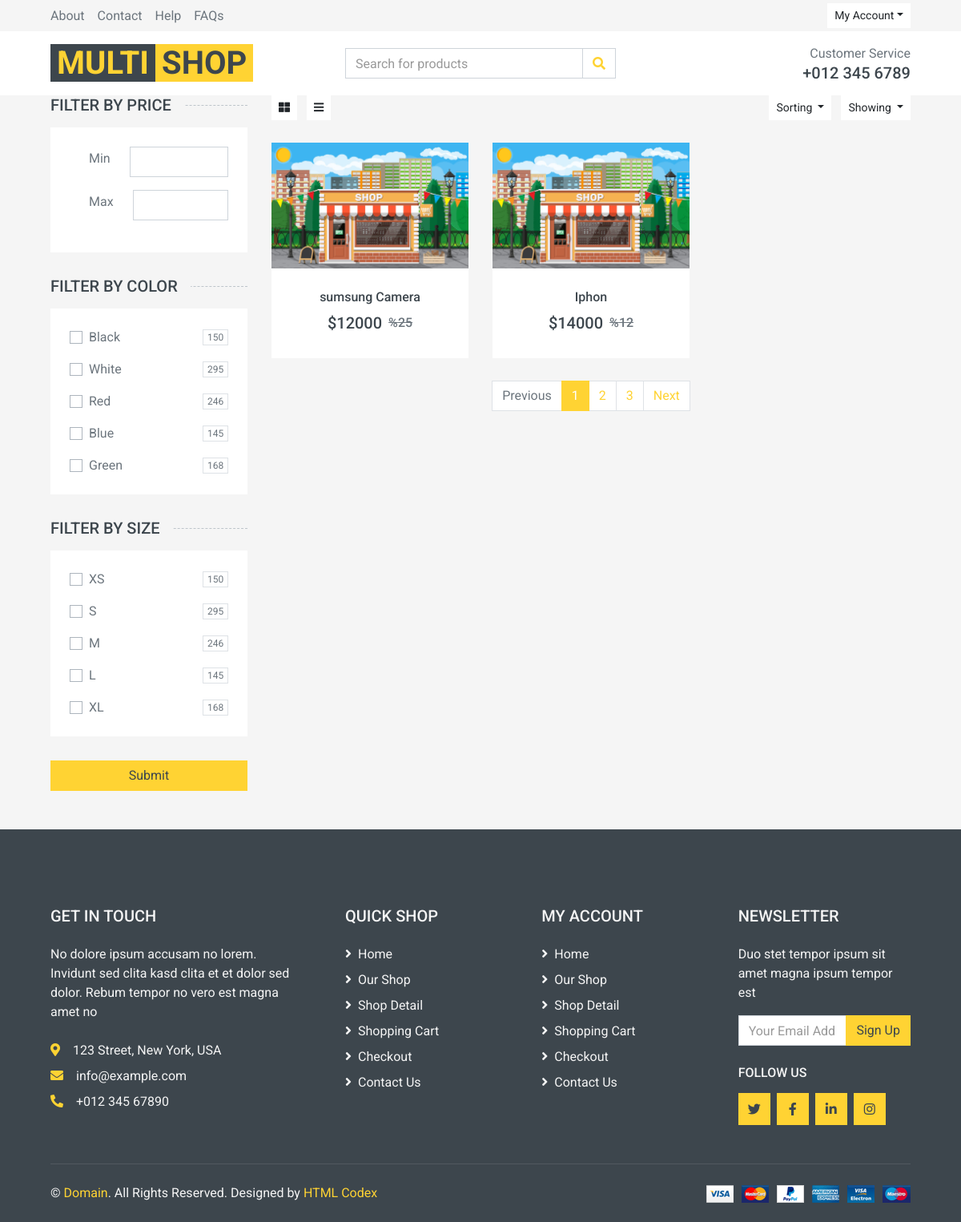
/products/all (signed in), run on the app's committed database.
### product/models.py (models this page shows, shortened)
class Product(models.Model):
    category=models.ManyToManyField(Category,related_name='products')
    title=models.CharField(max_length=30)
    description=models.TextField()
    price=models.IntegerField()
    discount=models.IntegerField()
    image=models.ImageField(upload_to='products')
    size=models.ManyToManyField(Size, null=True, blank=True, related_name='products')
    color=models.ManyToManyField(Color, related_name='products')

### product/views.py (the view)
# urls.py: path('all', views.ProductsListView.as_view(), name='products_list'),
class ProductsListView(ListView):
    template_name='product/product_list.html'
    queryset = Product.objects.all()
    def get_context_data(self, **kwargs):
        request = self.request
        colors = request.GET.getlist('color')
        sizes = request.GET.getlist('size')
        min_price = request.GET.get('min_price')
        max_price = request.GET.get('max_price')
        queryset = Product.objects.all()
        if colors:
            queryset = queryset.filter(color__title__in=colors).distinct()
        if sizes:
            queryset = queryset.filter(size__title__in=sizes).distinct()
        if min_price and max_price:
            queryset = queryset.filter(price__lte=min_price, price__gte=max_price)
        context = super(ProductsListView, self).get_context_data()
        context['object_list'] = queryset
        return context

### product/templates/product/product_list.html (shortened to what this page needs)
{% extends 'base.html' %}
{% load static %}
{% block main %}
    <div class="container-fluid">
        <div class="row px-xl-5">
            <div class="col-lg-3 col-md-4">
                <h5 class="section-title position-relative text-uppercase mb-3"><span class="bg-secondary pr-3">Filter by price</span>
                </h5>
                <form>
                    <div class="bg-light p-4 mb-30">
                        <div class="custom-control custom-checkbox d-flex align-items-center justify-content-between mb-3">
                            <label class="mr-4" for="min_price">Min </label>
                            <input type="number" name="min_price" class="form-control" id="min_price">
                        </div>
                        <div class="custom-control custom-checkbox d-flex align-items-center justify-content-between mb-3">
                            <label class="mr-4" for="max_price">Max</label>
                            <input type="number" name="max_price" class="form-control" id="max_price"/>
                        </div>
                    </div>
                    <h5 class="section-title position-relative text-uppercase mb-3"><span class="bg-secondary pr-3">Filter by color</span>
                    </h5>
                    <div class="bg-light p-4 mb-30">
                        <div class="custom-control custom-checkbox d-flex align-items-center justify-content-between mb-3">
                            <label class="custom-control-label" for="color-1">Black</label>
                            <span class="badge border font-weight-normal">150</span>
                        </div>
                        <div class="custom-control custom-checkbox d-flex align-items-center justify-content-between mb-3">
                            <label class="custom-control-label" for="color-2">White</label>
                            <span class="badge border font-weight-normal">295</span>
                        </div>
                        <div class="custom-control custom-checkbox d-flex align-items-center justify-content-between mb-3">
                            <label class="custom-control-label" for="color-3">Red</label>
                            <span class="badge border font-weight-normal">246</span>
                        </div>
                        <div class="custom-control custom-checkbox d-flex align-items-center justify-content-between mb-3">
                            <label class="custom-control-label" for="color-4">Blue</label>
                            <span class="badge border font-weight-normal">145</span>
                        </div>
                        <div class="custom-control custom-checkbox d-flex align-items-center justify-content-between">
                            <label class="custom-control-label" for="color-5">Green</label>
                            <span class="badge border font-weight-normal">168</span>
                        </div>
                    </div>
                    <h5 class="section-title position-relative text-uppercase mb-3"><span class="bg-secondary pr-3">Filter by size</span>
                    </h5>
                    <div class="bg-light p-4 mb-30">
                        <div class="custom-control custom-checkbox d-flex align-items-center justify-content-between mb-3">
                            <label class="custom-control-label" for="size-1">XS</label>
                            <span class="badge border font-weight-normal">150</span>
                        </div>
                        <div class="custom-control custom-checkbox d-flex align-items-center justify-content-between mb-3">
                            <label class="custom-control-label" for="size-2">S</label>
                            <span class="badge border font-weight-normal">295</span>
                        </div>
                        <div class="custom-control custom-checkbox d-flex align-items-center justify-content-between mb-3">
                            <label class="custom-control-label" for="size-3">M</label>
                            <span class="badge border font-weight-normal">246</span>
                        </div>
                        <div class="custom-control custom-checkbox d-flex align-items-center justify-content-between mb-3">
                            <label class="custom-control-label" for="size-4">L</label>
                            <span class="badge border font-weight-normal">145</span>
                        </div>
                        <div class="custom-control custom-checkbox d-flex align-items-center justify-content-between">
                            <label class="custom-control-label" for="size-5">XL</label>
                            <span class="badge border font-weight-normal">168</span>
                        </div>
                    </div>
                    <input type="submit" class="form-control btn btn-primary"/>
                </form>
            </div>
            <div class="col-lg-9 col-md-8">
                <div class="row pb-3">
                    <div class="col-12 pb-1">
                        <div class="d-flex align-items-center justify-content-between mb-4">
                            <div>
                                <button class="btn btn-sm btn-light"><i class="fa fa-th-large"></i></button>
                                <button class="btn btn-sm btn-light ml-2"><i class="fa fa-bars"></i></button>
                            </div>
                            <div class="ml-2">
                                <div class="btn-group">
                                    <button type="button" class="btn btn-sm btn-light dropdown-toggle"
                                            data-toggle="dropdown">Sorting
                                    </button>
                                </div>
                                <div class="btn-group ml-2">
                                    <button type="button" class="btn btn-sm btn-light dropdown-toggle"
                                            data-toggle="dropdown">Showing
                                    </button>
                                </div>
                            </div>
                        </div>
                    </div>
                    {% for object in object_list %}
                        <div class="col-lg-4 col-md-6 col-sm-6 pb-1">
                            <div class="product-item bg-light mb-4">
                                <div class="product-img position-relative overflow-hidden">
                                    <img class="img-fluid w-100" src="{{ object.image.url }}" alt="">
                                    <div class="product-action">
                                    </div>
                                </div>
                                <div class="text-center py-4">
                                    <a class="h6 text-decoration-none text-truncate" href="">{{ object.title }}</a>
                                    <div class="d-flex align-items-center justify-content-center mt-2">
                                        <h5>${{ object.price }}</h5>
                                        <h6 class="text-muted ml-2">
                                            <del>%{{ object.discount }}</del>
                                        </h6>
                                    </div>
                                </div>
                            </div>
                        </div>
                    {% endfor %}
                    <div class="col-12">
                        <nav>
                            <ul class="pagination justify-content-center">
                                <li class="page-item disabled"><a class="page-link" href="#">Previous</span></a></li>
                                <li class="page-item active"><a class="page-link" href="#">1</a></li>
                                <li class="page-item"><a class="page-link" href="#">2</a></li>
                                <li class="page-item"><a class="page-link" href="#">3</a></li>
                                <li class="page-item"><a class="page-link" href="#">Next</a></li>
                            </ul>
                        </nav>
                    </div>
                </div>
            </div>
        </div>
    </div>
{% endblock %}

### data on the page
Product: image (picture), title "sumsung Camera", price "12000", discount "25"
Product: image (picture), title "Iphon", price "14000", discount "12"
